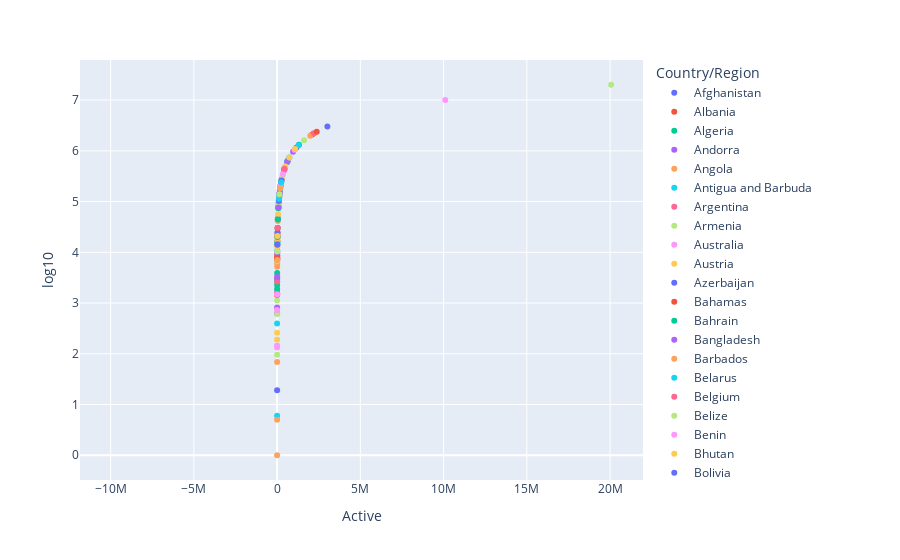

Here is the notebook cell this chart was saved with:
### Code cell
fig = px.scatter(active, x="Active", y="log10", color="Country/Region")
fig.show()
